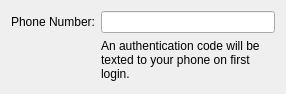
<?xml version="1.0" encoding="UTF-8"?>
<ui version="4.0">
 <class>MainOptionsWidget</class>
 <widget class="QWidget" name="MainOptionsWidget">
  <property name="geometry">
   <rect>
    <x>0</x>
    <y>0</y>
    <width>286</width>
    <height>94</height>
   </rect>
  </property>
  <property name="sizePolicy">
   <sizepolicy hsizetype="Preferred" vsizetype="Minimum">
    <horstretch>0</horstretch>
    <verstretch>0</verstretch>
   </sizepolicy>
  </property>
  <property name="windowTitle">
   <string>Account Preferences</string>
  </property>
  <layout class="QFormLayout" name="formLayout">
   <property name="fieldGrowthPolicy">
    <enum>QFormLayout::ExpandingFieldsGrow</enum>
   </property>
   <item row="3" column="1">
    <widget class="QLabel" name="label">
     <property name="text">
      <string>An authentication code will be texted to your phone on first login.</string>
     </property>
     <property name="wordWrap">
      <bool>true</bool>
     </property>
    </widget>
   </item>
   <item row="2" column="1">
    <widget class="QLineEdit" name="accountLineEdit">
    </widget>
   </item>
   <item row="2" column="0">
    <widget class="QLabel" name="accountLabel">
     <property name="text">
      <string>Phone Number:</string>
     </property>
     <property name="alignment">
      <set>Qt::AlignRight|Qt::AlignTrailing|Qt::AlignVCenter</set>
     </property>
    </widget>
   </item>
  </layout>
 </widget>
 <resources/>
 <connections/>
</ui>
